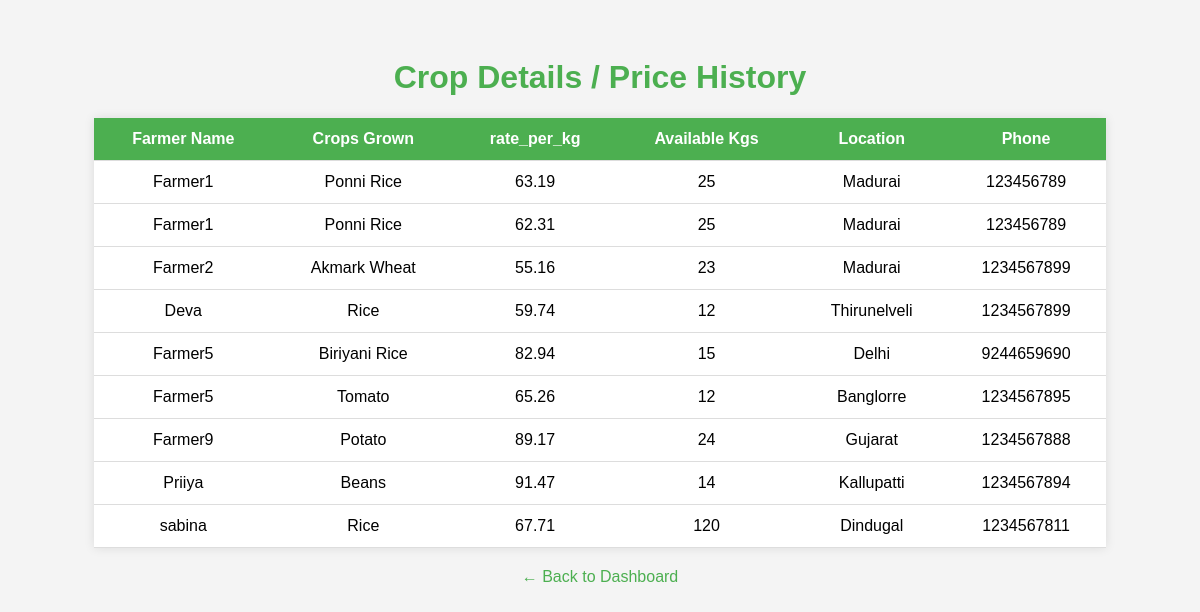
Page /price_history on the committed database.
### tables this page shows
CREATE TABLE farmer (
                id INTEGER PRIMARY KEY AUTOINCREMENT,
                user_id INTEGER NOT NULL,
                farmer_name TEXT NOT NULL,
                crops_grown TEXT NOT NULL,
                rate_per_kg REAL NOT NULL,
                available_kgs INTEGER NOT NULL,
                location TEXT NOT NULL,
                phone TEXT,
                FOREIGN KEY (user_id) REFERENCES users (id)
            );

### app1.py (the view)
@app.route('/price_history')
def price_history():
    import sqlite3  # or your DB connector
    conn = sqlite3.connect('registration_dbs.db')
    cursor = conn.cursor()
    cursor.execute("SELECT farmer_name, crops_grown, rate_per_kg, available_kgs, location, phone FROM farmer")
    farmer_data = cursor.fetchall()
    conn.close()
    return render_template('price_history.html', farmers=farmer_data)

### templates/price_history.html (shortened to what this page needs)
<!DOCTYPE html>
<html lang="en">
<head>
</head>
<body>
    <h1>Crop Details / Price History</h1>
    <table>
        <thead>
            <tr>
                <th>Farmer Name</th>
                <th>Crops Grown</th>
                <th>rate_per_kg</th>
                <th>Available Kgs</th>
                <th>Location</th>
                <th>Phone</th>
            </tr>
        </thead>
        <tbody>
            {% for farmer in farmers %}
            <tr>
                <td>{{ farmer[0] }}</td>
                <td>{{ farmer[1] }}</td>
                <td>{{ farmer[2] }}</td>
                <td>{{ farmer[3] }}</td>
                <td>{{ farmer[4] }}</td>
                <td>{{ farmer[5] }}</td>
            </tr>
            {% endfor %}
        </tbody>
    </table>
    <a href="/farmer_dashboard">← Back to Dashboard</a>
</body>
</html>

### templates/price_history.html (style rules this page uses)
body { font-family: Arial, sans-serif; background: #f4f4f4; padding: 30px; }
h1 { text-align: center; color: #4CAF50; }
table { width: 90%; margin: 0 auto; border-collapse: collapse; background: white; box-shadow: 0 0 10px rgba(0,0,0,0.1); }
th, td { padding: 12px; border-bottom: 1px solid #ddd; text-align: center; }
th { background-color: #4CAF50; color: white; }
a { display: block; width: fit-content; margin: 20px auto; text-align: center; color: #4CAF50; text-decoration: none; }

### rows in the picture
farmer: farmer_name "Farmer1", crops_grown "Ponni Rice", rate_per_kg "63.19", available_kgs "25", location "Madurai", phone "123456789"
farmer: farmer_name "Farmer1", crops_grown "Ponni Rice", rate_per_kg "62.31", available_kgs "25", location "Madurai", phone "123456789"
farmer: farmer_name "Farmer2", crops_grown "Akmark Wheat", rate_per_kg "55.16", available_kgs "23", location "Madurai", phone "1234567899"
farmer: farmer_name "Deva", crops_grown "Rice", rate_per_kg "59.74", available_kgs "12", location "Thirunelveli", phone "1234567899"
farmer: farmer_name "Farmer5", crops_grown "Biriyani Rice", rate_per_kg "82.94", available_kgs "15", location "Delhi", phone "9244659690"
farmer: farmer_name "Farmer5", crops_grown "Tomato", rate_per_kg "65.26", available_kgs "12", location "Banglorre", phone "1234567895"
farmer: farmer_name "Farmer9", crops_grown "Potato", rate_per_kg "89.17", available_kgs "24", location "Gujarat", phone "1234567888"
farmer: farmer_name "Priiya", crops_grown "Beans", rate_per_kg "91.47", available_kgs "14", location "Kallupatti", phone "1234567894"
farmer: farmer_name "sabina", crops_grown "Rice", rate_per_kg "67.71", available_kgs "120", location "Dindugal", phone "1234567811"
